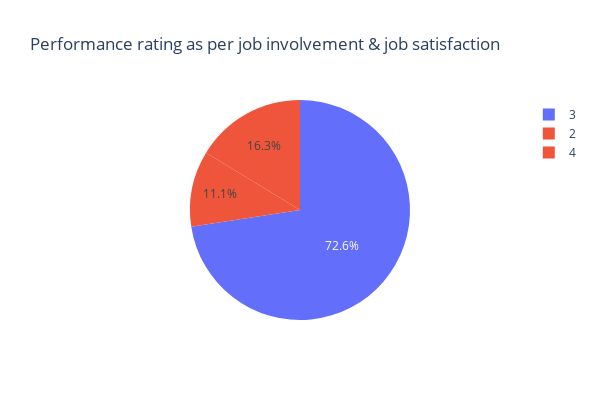

The notebook cell this image was saved under:
### Code cell
# Create a pie chart to visualize the relationship between performance rating, job satisfaction, and job involvement.
import plotly.express as px
fig = px.pie(data, values='EmpJobSatisfaction', names= 'PerformanceRating', color= 'EmpJobInvolvement',
            title = 'Performance rating as per job involvement & job satisfaction',width=600, height=400)
fig.show()

### Figure 1 — Plotly figure (JSON) as saved in the notebook; plotly's stock layout.template omitted (floating-point values rounded to 4 significant figures; data arrays with more than 128 entries replaced by an {"elided": "..."} marker saying what was removed)
{"data": [{"customdata": {"elided": "1200x1 int values"}, "domain": {"x": [0, 1], "y": [0, 1]}, "hovertemplate": "PerformanceRating=%{label}<br>EmpJobSatisfaction=%{value}<br>EmpJobInvolvement=%{customdata[0]}<extra></extra>", "labels": {"elided": "1200 int values"}, "legendgroup": "", "marker": {"colors": {"elided": "1200 str values"}}, "name": "", "showlegend": true, "type": "pie", "values": {"elided": "1200 int values"}}], "layout": {"height": 400, "legend": {"tracegroupgap": 0}, "title": {"text": "Performance rating as per job involvement & job satisfaction"}, "width": 600}}
